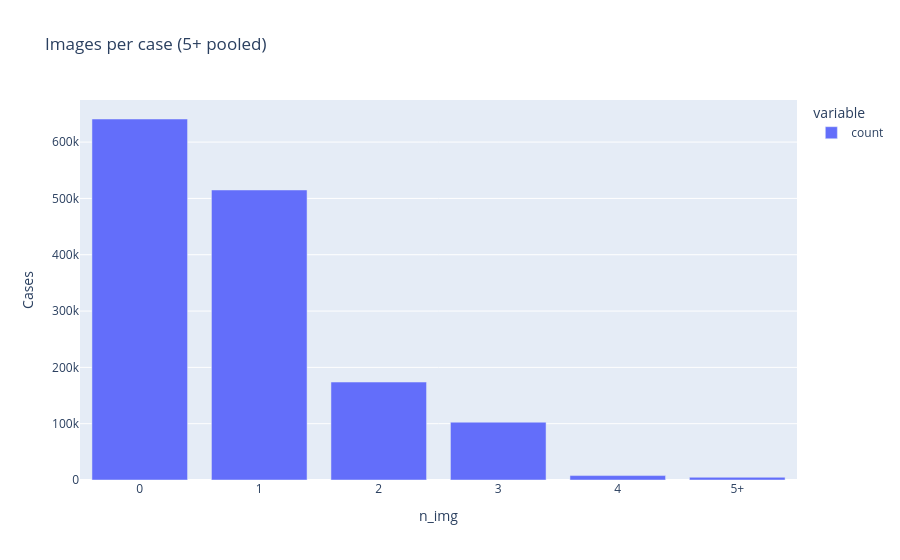

The cell this chart's notebook holds for it:
### Markdown cell above
## 2. How many images per case?

### Code cell
print(cases['n_img'].describe(percentiles=[.5, .9, .99]).round(2))
dist = cases['n_img'].clip(upper=5).value_counts().sort_index()
dist.index = dist.index.map(lambda v: '5+' if v == 5 else str(v))
px.bar(dist, title='Images per case (5+ pooled)', labels={'index': 'Images', 'value': 'Cases'})

### Figure 1 — Plotly figure (JSON) as saved in the notebook; plotly's stock layout.template omitted (floating-point values rounded to 4 significant figures)
{"data": [{"alignmentgroup": "True", "hovertemplate": "variable=count<br>n_img=%{x}<br>Cases=%{y}<extra></extra>", "legendgroup": "count", "marker": {"color": "#636efa", "pattern": {"shape": ""}}, "name": "count", "offsetgroup": "count", "orientation": "v", "showlegend": true, "textposition": "auto", "type": "bar", "x": ["0", "1", "2", "3", "4", "5+"], "xaxis": "x", "y": [641002, 514977, 173928, 102642, 7854, 4839], "yaxis": "y"}], "layout": {"barmode": "relative", "legend": {"title": {"text": "variable"}, "tracegroupgap": 0}, "title": {"text": "Images per case (5+ pooled)"}, "xaxis": {"anchor": "y", "domain": [0, 1], "title": {"text": "n_img"}}, "yaxis": {"anchor": "x", "domain": [0, 1], "title": {"text": "Cases"}}}}
